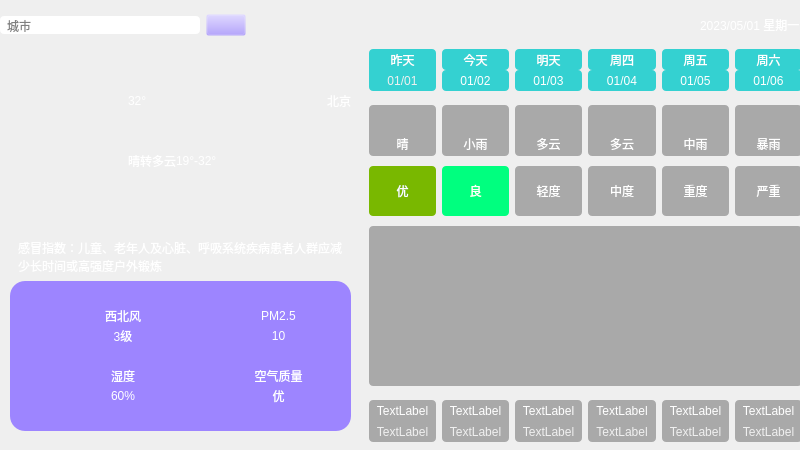
<?xml version="1.0" encoding="UTF-8"?>
<ui version="4.0">
 <class>MainWindow</class>
 <widget class="QMainWindow" name="MainWindow">
  <property name="geometry">
   <rect>
    <x>0</x>
    <y>0</y>
    <width>800</width>
    <height>450</height>
   </rect>
  </property>
  <property name="windowTitle">
   <string>MainWindow</string>
  </property>
  <widget class="QWidget" name="centralwidget">
   <widget class="QWidget" name="widget" native="true">
    <property name="geometry">
     <rect>
      <x>0</x>
      <y>0</y>
      <width>800</width>
      <height>500</height>
     </rect>
    </property>
    <property name="sizePolicy">
     <sizepolicy hsizetype="Preferred" vsizetype="Preferred">
      <horstretch>0</horstretch>
      <verstretch>0</verstretch>
     </sizepolicy>
    </property>
    <property name="styleSheet">
     <string notr="true">QWidget#widget{
	border-image: url(:/res/background.png);
}

QLabel {
	font: 25 10pt &quot;微软雅黑&quot;;
	border-radius: 4px;
	background-color: rgba(60, 60, 60, 100);
	color: rgb(255, 255, 255);
}</string>
    </property>
    <widget class="QWidget" name="widget_10" native="true">
     <property name="geometry">
      <rect>
       <x>10</x>
       <y>190</y>
       <width>341</width>
       <height>241</height>
      </rect>
     </property>
     <layout class="QVBoxLayout" name="verticalLayout">
      <item>
       <spacer name="verticalSpacer">
        <property name="orientation">
         <enum>Qt::Vertical</enum>
        </property>
        <property name="sizeHint" stdset="0">
         <size>
          <width>20</width>
          <height>10</height>
         </size>
        </property>
       </spacer>
      </item>
      <item>
       <widget class="QLabel" name="lblGanMao">
        <property name="styleSheet">
         <string notr="true">background-color: rgba(60, 60, 60, 0);
padding-left: 5px;
padding-right: 5px;</string>
        </property>
        <property name="text">
         <string>感冒指数：儿童、老年人及心脏、呼吸系统疾病患者人群应减少长时间或高强度户外锻炼</string>
        </property>
        <property name="wordWrap">
         <bool>true</bool>
        </property>
       </widget>
      </item>
      <item>
       <widget class="QWidget" name="widget_2" native="true">
        <property name="styleSheet">
         <string notr="true">background-color: rgb(157, 133, 255);
border-radius: 15px</string>
        </property>
        <layout class="QGridLayout" name="gridLayout">
         <property name="leftMargin">
          <number>40</number>
         </property>
         <property name="topMargin">
          <number>25</number>
         </property>
         <property name="rightMargin">
          <number>40</number>
         </property>
         <property name="bottomMargin">
          <number>25</number>
         </property>
         <property name="horizontalSpacing">
          <number>50</number>
         </property>
         <property name="verticalSpacing">
          <number>20</number>
         </property>
         <item row="0" column="0">
          <layout class="QHBoxLayout" name="horizontalLayout">
           <property name="spacing">
            <number>0</number>
           </property>
           <item>
            <widget class="QLabel" name="lblWindIcon">
             <property name="minimumSize">
              <size>
               <width>40</width>
               <height>40</height>
              </size>
             </property>
             <property name="maximumSize">
              <size>
               <width>40</width>
               <height>40</height>
              </size>
             </property>
             <property name="text">
              <string/>
             </property>
             <property name="pixmap">
              <pixmap resource="res.qrc">:/res/wind.png</pixmap>
             </property>
             <property name="scaledContents">
              <bool>true</bool>
             </property>
            </widget>
           </item>
           <item>
            <layout class="QVBoxLayout" name="verticalLayout_2">
             <item>
              <widget class="QLabel" name="lblWindFx">
               <property name="text">
                <string>西北风</string>
               </property>
               <property name="alignment">
                <set>Qt::AlignCenter</set>
               </property>
              </widget>
             </item>
             <item>
              <widget class="QLabel" name="lblWindFl">
               <property name="text">
                <string>3级</string>
               </property>
               <property name="alignment">
                <set>Qt::AlignCenter</set>
               </property>
              </widget>
             </item>
            </layout>
           </item>
          </layout>
         </item>
         <item row="0" column="1">
          <layout class="QHBoxLayout" name="horizontalLayout_2">
           <property name="spacing">
            <number>0</number>
           </property>
           <item>
            <widget class="QLabel" name="lblPm25Icon">
             <property name="minimumSize">
              <size>
               <width>40</width>
               <height>40</height>
              </size>
             </property>
             <property name="maximumSize">
              <size>
               <width>40</width>
               <height>40</height>
              </size>
             </property>
             <property name="text">
              <string/>
             </property>
             <property name="pixmap">
              <pixmap resource="res.qrc">:/res/pm25.png</pixmap>
             </property>
             <property name="scaledContents">
              <bool>true</bool>
             </property>
            </widget>
           </item>
           <item>
            <layout class="QVBoxLayout" name="verticalLayout_3">
             <item>
              <widget class="QLabel" name="lblPM25Title">
               <property name="text">
                <string>PM2.5</string>
               </property>
               <property name="alignment">
                <set>Qt::AlignCenter</set>
               </property>
              </widget>
             </item>
             <item>
              <widget class="QLabel" name="lblPM25">
               <property name="text">
                <string>10</string>
               </property>
               <property name="alignment">
                <set>Qt::AlignCenter</set>
               </property>
              </widget>
             </item>
            </layout>
           </item>
          </layout>
         </item>
         <item row="1" column="0">
          <layout class="QHBoxLayout" name="horizontalLayout_3">
           <property name="spacing">
            <number>0</number>
           </property>
           <item>
            <widget class="QLabel" name="lblShiDuIcon">
             <property name="minimumSize">
              <size>
               <width>40</width>
               <height>40</height>
              </size>
             </property>
             <property name="maximumSize">
              <size>
               <width>40</width>
               <height>40</height>
              </size>
             </property>
             <property name="text">
              <string/>
             </property>
             <property name="pixmap">
              <pixmap resource="res.qrc">:/res/humidity.png</pixmap>
             </property>
             <property name="scaledContents">
              <bool>true</bool>
             </property>
            </widget>
           </item>
           <item>
            <layout class="QVBoxLayout" name="verticalLayout_4">
             <item>
              <widget class="QLabel" name="lblShiDuTitle">
               <property name="text">
                <string>湿度</string>
               </property>
               <property name="alignment">
                <set>Qt::AlignCenter</set>
               </property>
              </widget>
             </item>
             <item>
              <widget class="QLabel" name="lblShiDu">
               <property name="text">
                <string>60%</string>
               </property>
               <property name="alignment">
                <set>Qt::AlignCenter</set>
               </property>
              </widget>
             </item>
            </layout>
           </item>
          </layout>
         </item>
         <item row="1" column="1">
          <layout class="QHBoxLayout" name="horizontalLayout_4">
           <property name="spacing">
            <number>0</number>
           </property>
           <item>
            <widget class="QLabel" name="llblQualityIcon">
             <property name="minimumSize">
              <size>
               <width>40</width>
               <height>40</height>
              </size>
             </property>
             <property name="maximumSize">
              <size>
               <width>40</width>
               <height>40</height>
              </size>
             </property>
             <property name="text">
              <string/>
             </property>
             <property name="pixmap">
              <pixmap resource="res.qrc">:/res/aqi.png</pixmap>
             </property>
             <property name="scaledContents">
              <bool>true</bool>
             </property>
            </widget>
           </item>
           <item>
            <layout class="QVBoxLayout" name="verticalLayout_5">
             <item>
              <widget class="QLabel" name="lblQualityTitle">
               <property name="text">
                <string>空气质量</string>
               </property>
               <property name="alignment">
                <set>Qt::AlignCenter</set>
               </property>
              </widget>
             </item>
             <item>
              <widget class="QLabel" name="lblQuality">
               <property name="text">
                <string>优</string>
               </property>
               <property name="alignment">
                <set>Qt::AlignCenter</set>
               </property>
              </widget>
             </item>
            </layout>
           </item>
          </layout>
         </item>
        </layout>
       </widget>
      </item>
     </layout>
    </widget>
    <widget class="QWidget" name="widget_11" native="true">
     <property name="geometry">
      <rect>
       <x>360</x>
       <y>40</y>
       <width>451</width>
       <height>411</height>
      </rect>
     </property>
     <layout class="QVBoxLayout" name="verticalLayout_6">
      <property name="spacing">
       <number>0</number>
      </property>
      <item>
       <widget class="QWidget" name="widget_51" native="true">
        <property name="styleSheet">
         <string notr="true">QLabel {
	background-color: rgba(0, 200, 200, 200);
	border-radius: 4px;
}</string>
        </property>
        <layout class="QGridLayout" name="gridLayout_2">
         <property name="verticalSpacing">
          <number>0</number>
         </property>
         <item row="0" column="0">
          <widget class="QLabel" name="lblWeek0">
           <property name="styleSheet">
            <string notr="true">border-bottom-left-radius: 0px;
border-bottom-right-radius: 0px;</string>
           </property>
           <property name="text">
            <string>昨天</string>
           </property>
           <property name="alignment">
            <set>Qt::AlignCenter</set>
           </property>
          </widget>
         </item>
         <item row="0" column="1">
          <widget class="QLabel" name="lblWeek1">
           <property name="text">
            <string>今天</string>
           </property>
           <property name="alignment">
            <set>Qt::AlignCenter</set>
           </property>
          </widget>
         </item>
         <item row="0" column="2">
          <widget class="QLabel" name="lblWeek2">
           <property name="text">
            <string>明天</string>
           </property>
           <property name="alignment">
            <set>Qt::AlignCenter</set>
           </property>
          </widget>
         </item>
         <item row="0" column="3">
          <widget class="QLabel" name="lblWeek3">
           <property name="text">
            <string>周四</string>
           </property>
           <property name="alignment">
            <set>Qt::AlignCenter</set>
           </property>
          </widget>
         </item>
         <item row="0" column="4">
          <widget class="QLabel" name="lblWeek4">
           <property name="text">
            <string>周五</string>
           </property>
           <property name="alignment">
            <set>Qt::AlignCenter</set>
           </property>
          </widget>
         </item>
         <item row="0" column="5">
          <widget class="QLabel" name="lblWeek5">
           <property name="text">
            <string>周六</string>
           </property>
           <property name="alignment">
            <set>Qt::AlignCenter</set>
           </property>
          </widget>
         </item>
         <item row="1" column="0">
          <widget class="QLabel" name="lblDate0">
           <property name="styleSheet">
            <string notr="true">border-top-left-radius: 0px;
border-top-right-radius: 0px;
color: rgb(240, 240, 240);</string>
           </property>
           <property name="text">
            <string>01/01</string>
           </property>
           <property name="alignment">
            <set>Qt::AlignCenter</set>
           </property>
          </widget>
         </item>
         <item row="1" column="1">
          <widget class="QLabel" name="lblDate1">
           <property name="text">
            <string>01/02</string>
           </property>
           <property name="alignment">
            <set>Qt::AlignCenter</set>
           </property>
          </widget>
         </item>
         <item row="1" column="2">
          <widget class="QLabel" name="lblDate2">
           <property name="text">
            <string>01/03</string>
           </property>
           <property name="alignment">
            <set>Qt::AlignCenter</set>
           </property>
          </widget>
         </item>
         <item row="1" column="3">
          <widget class="QLabel" name="lblDate3">
           <property name="text">
            <string>01/04</string>
           </property>
           <property name="alignment">
            <set>Qt::AlignCenter</set>
           </property>
          </widget>
         </item>
         <item row="1" column="4">
          <widget class="QLabel" name="lblDate4">
           <property name="text">
            <string>01/05</string>
           </property>
           <property name="alignment">
            <set>Qt::AlignCenter</set>
           </property>
          </widget>
         </item>
         <item row="1" column="5">
          <widget class="QLabel" name="lblDate5">
           <property name="text">
            <string>01/06</string>
           </property>
           <property name="alignment">
            <set>Qt::AlignCenter</set>
           </property>
          </widget>
         </item>
        </layout>
       </widget>
      </item>
      <item>
       <widget class="QWidget" name="widget_6" native="true">
        <property name="styleSheet">
         <string notr="true">QLabel {
	background-color: rgba(60, 60, 60, 100);
	border-radius: 4px;
}</string>
        </property>
        <layout class="QGridLayout" name="gridLayout_3">
         <property name="topMargin">
          <number>5</number>
         </property>
         <property name="bottomMargin">
          <number>5</number>
         </property>
         <property name="verticalSpacing">
          <number>0</number>
         </property>
         <item row="0" column="0">
          <widget class="QLabel" name="lblTypeIcon0">
           <property name="styleSheet">
            <string notr="true">border-bottom-left-radius: 0px;
border-bottom-right-radius: 0px;</string>
           </property>
           <property name="text">
            <string/>
           </property>
           <property name="pixmap">
            <pixmap resource="res.qrc">:/res/type/Qing.png</pixmap>
           </property>
           <property name="alignment">
            <set>Qt::AlignCenter</set>
           </property>
          </widget>
         </item>
         <item row="0" column="1">
          <widget class="QLabel" name="lblTypeIcon1">
           <property name="styleSheet">
            <string notr="true">border-bottom-left-radius: 0px;
border-bottom-right-radius: 0px;</string>
           </property>
           <property name="text">
            <string/>
           </property>
           <property name="pixmap">
            <pixmap resource="res.qrc">:/res/type/XiaoYu.png</pixmap>
           </property>
           <property name="alignment">
            <set>Qt::AlignCenter</set>
           </property>
          </widget>
         </item>
         <item row="0" column="2">
          <widget class="QLabel" name="lblTypeIcon2">
           <property name="styleSheet">
            <string notr="true">border-bottom-left-radius: 0px;
border-bottom-right-radius: 0px;</string>
           </property>
           <property name="text">
            <string/>
           </property>
           <property name="pixmap">
            <pixmap resource="res.qrc">:/res/type/DuoYun.png</pixmap>
           </property>
           <property name="alignment">
            <set>Qt::AlignCenter</set>
           </property>
          </widget>
         </item>
         <item row="0" column="3">
          <widget class="QLabel" name="lblTypeIcon3">
           <property name="styleSheet">
            <string notr="true">border-bottom-left-radius: 0px;
border-bottom-right-radius: 0px;</string>
           </property>
           <property name="text">
            <string/>
           </property>
           <property name="pixmap">
            <pixmap resource="res.qrc">:/res/type/DuoYun.png</pixmap>
           </property>
           <property name="alignment">
            <set>Qt::AlignCenter</set>
           </property>
          </widget>
         </item>
         <item row="0" column="4">
          <widget class="QLabel" name="lblTypeIcon4">
           <property name="styleSheet">
            <string notr="true">border-bottom-left-radius: 0px;
border-bottom-right-radius: 0px;</string>
           </property>
           <property name="text">
            <string/>
           </property>
           <property name="pixmap">
            <pixmap resource="res.qrc">:/res/type/ZhongYu.png</pixmap>
           </property>
           <property name="alignment">
            <set>Qt::AlignCenter</set>
           </property>
          </widget>
         </item>
         <item row="0" column="5">
          <widget class="QLabel" name="lblTypeIcon5">
           <property name="styleSheet">
            <string notr="true">border-bottom-left-radius: 0px;
border-bottom-right-radius: 0px;</string>
           </property>
           <property name="text">
            <string/>
           </property>
           <property name="pixmap">
            <pixmap resource="res.qrc">:/res/type/BaoYu.png</pixmap>
           </property>
           <property name="alignment">
            <set>Qt::AlignCenter</set>
           </property>
          </widget>
         </item>
         <item row="1" column="0">
          <widget class="QLabel" name="lblType0">
           <property name="styleSheet">
            <string notr="true">border-top-left-radius: 0px;
border-top-right-radius: 0px;</string>
           </property>
           <property name="text">
            <string>晴</string>
           </property>
           <property name="alignment">
            <set>Qt::AlignCenter</set>
           </property>
          </widget>
         </item>
         <item row="1" column="1">
          <widget class="QLabel" name="lblType1">
           <property name="styleSheet">
            <string notr="true">border-top-left-radius: 0px;
border-top-right-radius: 0px;</string>
           </property>
           <property name="text">
            <string>小雨</string>
           </property>
           <property name="alignment">
            <set>Qt::AlignCenter</set>
           </property>
          </widget>
         </item>
         <item row="1" column="2">
          <widget class="QLabel" name="lblType2">
           <property name="styleSheet">
            <string notr="true">border-top-left-radius: 0px;
border-top-right-radius: 0px;</string>
           </property>
           <property name="text">
            <string>多云</string>
           </property>
           <property name="alignment">
            <set>Qt::AlignCenter</set>
           </property>
          </widget>
         </item>
         <item row="1" column="3">
          <widget class="QLabel" name="lblType3">
           <property name="styleSheet">
            <string notr="true">border-top-left-radius: 0px;
border-top-right-radius: 0px;</string>
           </property>
           <property name="text">
            <string>多云</string>
           </property>
           <property name="alignment">
            <set>Qt::AlignCenter</set>
           </property>
          </widget>
         </item>
         <item row="1" column="4">
          <widget class="QLabel" name="lblType4">
           <property name="styleSheet">
            <string notr="true">border-top-left-radius: 0px;
border-top-right-radius: 0px;</string>
           </property>
           <property name="text">
            <string>中雨</string>
           </property>
           <property name="alignment">
            <set>Qt::AlignCenter</set>
           </property>
          </widget>
         </item>
         <item row="1" column="5">
          <widget class="QLabel" name="lblType5">
           <property name="styleSheet">
            <string notr="true">border-top-left-radius: 0px;
border-top-right-radius: 0px;</string>
           </property>
           <property name="text">
            <string>暴雨</string>
           </property>
           <property name="alignment">
            <set>Qt::AlignCenter</set>
           </property>
          </widget>
         </item>
        </layout>
       </widget>
      </item>
      <item>
       <widget class="QWidget" name="widget_9" native="true">
        <layout class="QHBoxLayout" name="horizontalLayout_5">
         <property name="topMargin">
          <number>5</number>
         </property>
         <property name="bottomMargin">
          <number>5</number>
         </property>
         <item>
          <widget class="QLabel" name="lblQuality0">
           <property name="styleSheet">
            <string notr="true">background-color: rgb(121, 184, 0);
padding:8px;</string>
           </property>
           <property name="text">
            <string>优</string>
           </property>
           <property name="alignment">
            <set>Qt::AlignCenter</set>
           </property>
          </widget>
         </item>
         <item>
          <widget class="QLabel" name="lblQuality1">
           <property name="styleSheet">
            <string notr="true">background-color: rgb(0, 255, 127);

padding:8px;</string>
           </property>
           <property name="text">
            <string>良</string>
           </property>
           <property name="alignment">
            <set>Qt::AlignCenter</set>
           </property>
          </widget>
         </item>
         <item>
          <widget class="QLabel" name="lblQuality2">
           <property name="styleSheet">
            <string notr="true">padding:8px;</string>
           </property>
           <property name="text">
            <string>轻度</string>
           </property>
           <property name="alignment">
            <set>Qt::AlignCenter</set>
           </property>
          </widget>
         </item>
         <item>
          <widget class="QLabel" name="lblQuality3">
           <property name="styleSheet">
            <string notr="true">padding:8px;</string>
           </property>
           <property name="text">
            <string>中度</string>
           </property>
           <property name="alignment">
            <set>Qt::AlignCenter</set>
           </property>
          </widget>
         </item>
         <item>
          <widget class="QLabel" name="lblQuality4">
           <property name="styleSheet">
            <string notr="true">padding:8px;</string>
           </property>
           <property name="text">
            <string>重度</string>
           </property>
           <property name="alignment">
            <set>Qt::AlignCenter</set>
           </property>
          </widget>
         </item>
         <item>
          <widget class="QLabel" name="lblQuality5">
           <property name="styleSheet">
            <string notr="true">padding:8px;</string>
           </property>
           <property name="text">
            <string>严重</string>
           </property>
           <property name="alignment">
            <set>Qt::AlignCenter</set>
           </property>
          </widget>
         </item>
        </layout>
       </widget>
      </item>
      <item>
       <widget class="QWidget" name="widget_7" native="true">
        <layout class="QVBoxLayout" name="verticalLayout_7">
         <property name="spacing">
          <number>0</number>
         </property>
         <property name="topMargin">
          <number>5</number>
         </property>
         <property name="bottomMargin">
          <number>5</number>
         </property>
         <item>
          <widget class="QLabel" name="lblHighCurve">
           <property name="minimumSize">
            <size>
             <width>0</width>
             <height>80</height>
            </size>
           </property>
           <property name="maximumSize">
            <size>
             <width>10000</width>
             <height>10000</height>
            </size>
           </property>
           <property name="styleSheet">
            <string notr="true">border-bottom-left-radius: 0px;
border-bottom-right-radius: 0px;</string>
           </property>
           <property name="text">
            <string/>
           </property>
           <property name="alignment">
            <set>Qt::AlignCenter</set>
           </property>
          </widget>
         </item>
         <item>
          <widget class="QLabel" name="lblLowCurve">
           <property name="minimumSize">
            <size>
             <width>0</width>
             <height>80</height>
            </size>
           </property>
           <property name="maximumSize">
            <size>
             <width>10000</width>
             <height>10000</height>
            </size>
           </property>
           <property name="styleSheet">
            <string notr="true">border-top-left-radius: 0px;
border-top-right-radius: 0px;</string>
           </property>
           <property name="text">
            <string/>
           </property>
           <property name="alignment">
            <set>Qt::AlignCenter</set>
           </property>
          </widget>
         </item>
        </layout>
       </widget>
      </item>
      <item>
       <widget class="QWidget" name="widget_8" native="true">
        <layout class="QGridLayout" name="gridLayout_4">
         <property name="verticalSpacing">
          <number>0</number>
         </property>
         <item row="0" column="0">
          <widget class="QLabel" name="lblFx0">
           <property name="styleSheet">
            <string notr="true">border-bottom-left-radius: 0px;
border-bottom-right-radius: 0px;</string>
           </property>
           <property name="text">
            <string>TextLabel</string>
           </property>
           <property name="alignment">
            <set>Qt::AlignCenter</set>
           </property>
          </widget>
         </item>
         <item row="0" column="1">
          <widget class="QLabel" name="lblFx1">
           <property name="styleSheet">
            <string notr="true">border-bottom-left-radius: 0px;
border-bottom-right-radius: 0px;</string>
           </property>
           <property name="text">
            <string>TextLabel</string>
           </property>
           <property name="alignment">
            <set>Qt::AlignCenter</set>
           </property>
          </widget>
         </item>
         <item row="0" column="2">
          <widget class="QLabel" name="lblFx2">
           <property name="styleSheet">
            <string notr="true">border-bottom-left-radius: 0px;
border-bottom-right-radius: 0px;</string>
           </property>
           <property name="text">
            <string>TextLabel</string>
           </property>
           <property name="alignment">
            <set>Qt::AlignCenter</set>
           </property>
          </widget>
         </item>
         <item row="0" column="3">
          <widget class="QLabel" name="lblFx3">
           <property name="styleSheet">
            <string notr="true">border-bottom-left-radius: 0px;
border-bottom-right-radius: 0px;</string>
           </property>
           <property name="text">
            <string>TextLabel</string>
           </property>
           <property name="alignment">
            <set>Qt::AlignCenter</set>
           </property>
          </widget>
         </item>
         <item row="0" column="4">
          <widget class="QLabel" name="lblFx4">
           <property name="styleSheet">
            <string notr="true">border-bottom-left-radius: 0px;
border-bottom-right-radius: 0px;</string>
           </property>
           <property name="text">
            <string>TextLabel</string>
           </property>
           <property name="alignment">
            <set>Qt::AlignCenter</set>
           </property>
          </widget>
         </item>
         <item row="0" column="5">
          <widget class="QLabel" name="lblFx5">
           <property name="styleSheet">
            <string notr="true">border-bottom-left-radius: 0px;
border-bottom-right-radius: 0px;</string>
           </property>
           <property name="text">
            <string>TextLabel</string>
           </property>
           <property name="alignment">
            <set>Qt::AlignCenter</set>
           </property>
          </widget>
         </item>
         <item row="1" column="0">
          <widget class="QLabel" name="lblFl0">
           <property name="styleSheet">
            <string notr="true">border-top-left-radius: 0px;
border-top-right-radius: 0px;
color: rgb(240, 240, 240);</string>
           </property>
           <property name="text">
            <string>TextLabel</string>
           </property>
           <property name="alignment">
            <set>Qt::AlignCenter</set>
           </property>
          </widget>
         </item>
         <item row="1" column="1">
          <widget class="QLabel" name="lblFl1">
           <property name="styleSheet">
            <string notr="true">border-top-left-radius: 0px;
border-top-right-radius: 0px;
color: rgb(240, 240, 240);</string>
           </property>
           <property name="text">
            <string>TextLabel</string>
           </property>
           <property name="alignment">
            <set>Qt::AlignCenter</set>
           </property>
          </widget>
         </item>
         <item row="1" column="2">
          <widget class="QLabel" name="lblFl2">
           <property name="styleSheet">
            <string notr="true">border-top-left-radius: 0px;
border-top-right-radius: 0px;
color: rgb(240, 240, 240);</string>
           </property>
           <property name="text">
            <string>TextLabel</string>
           </property>
           <property name="alignment">
            <set>Qt::AlignCenter</set>
           </property>
          </widget>
         </item>
         <item row="1" column="3">
          <widget class="QLabel" name="lblFl3">
           <property name="styleSheet">
            <string notr="true">border-top-left-radius: 0px;
border-top-right-radius: 0px;
color: rgb(240, 240, 240);</string>
           </property>
           <property name="text">
            <string>TextLabel</string>
           </property>
           <property name="alignment">
            <set>Qt::AlignCenter</set>
           </property>
          </widget>
         </item>
         <item row="1" column="4">
          <widget class="QLabel" name="lblFl4">
           <property name="styleSheet">
            <string notr="true">border-top-left-radius: 0px;
border-top-right-radius: 0px;
color: rgb(240, 240, 240);</string>
           </property>
           <property name="text">
            <string>TextLabel</string>
           </property>
           <property name="alignment">
            <set>Qt::AlignCenter</set>
           </property>
          </widget>
         </item>
         <item row="1" column="5">
          <widget class="QLabel" name="lblFl5">
           <property name="styleSheet">
            <string notr="true">border-top-left-radius: 0px;
border-top-right-radius: 0px;
color: rgb(240, 240, 240);</string>
           </property>
           <property name="text">
            <string>TextLabel</string>
           </property>
           <property name="alignment">
            <set>Qt::AlignCenter</set>
           </property>
          </widget>
         </item>
        </layout>
       </widget>
      </item>
     </layout>
    </widget>
    <widget class="QWidget" name="widget_3" native="true">
     <property name="geometry">
      <rect>
       <x>10</x>
       <y>70</y>
       <width>341</width>
       <height>121</height>
      </rect>
     </property>
     <property name="styleSheet">
      <string notr="true">background-color: rgba(157, 133, 255, 0);
border-radius: 15px</string>
     </property>
     <layout class="QHBoxLayout" name="horizontalLayout_6">
      <property name="spacing">
       <number>8</number>
      </property>
      <item>
       <widget class="QLabel" name="lblTypeIcon">
        <property name="minimumSize">
         <size>
          <width>110</width>
          <height>110</height>
         </size>
        </property>
        <property name="maximumSize">
         <size>
          <width>110</width>
          <height>110</height>
         </size>
        </property>
        <property name="styleSheet">
         <string notr="true">background-color: rgba(255, 255, 255, 0);</string>
        </property>
        <property name="text">
         <string/>
        </property>
        <property name="pixmap">
         <pixmap resource="res.qrc">:/res/type/DuoYun.png</pixmap>
        </property>
        <property name="scaledContents">
         <bool>true</bool>
        </property>
        <property name="alignment">
         <set>Qt::AlignCenter</set>
        </property>
       </widget>
      </item>
      <item>
       <layout class="QVBoxLayout" name="verticalLayout_8">
        <property name="spacing">
         <number>0</number>
        </property>
        <item>
         <layout class="QHBoxLayout" name="horizontalLayout_7">
          <item>
           <widget class="QLabel" name="lblTemp">
            <property name="styleSheet">
             <string notr="true">color: rgb(255, 255, 255);
font: 50pt &quot;Arial&quot;;
background-color: rgba(0, 255, 255, 0);</string>
            </property>
            <property name="text">
             <string>32°</string>
            </property>
           </widget>
          </item>
          <item>
           <spacer name="horizontalSpacer_2">
            <property name="orientation">
             <enum>Qt::Horizontal</enum>
            </property>
            <property name="sizeHint" stdset="0">
             <size>
              <width>40</width>
              <height>20</height>
             </size>
            </property>
           </spacer>
          </item>
          <item>
           <layout class="QVBoxLayout" name="verticalLayout_9">
            <item>
             <widget class="QLabel" name="lblCity">
              <property name="styleSheet">
               <string notr="true">font: 12pt &quot;Microsoft YaHei UI&quot;;
background-color: rgba(255, 255, 255,0);</string>
              </property>
              <property name="text">
               <string>北京</string>
              </property>
             </widget>
            </item>
           </layout>
          </item>
         </layout>
        </item>
        <item>
         <layout class="QHBoxLayout" name="horizontalLayout_8">
          <item>
           <widget class="QLabel" name="lblType">
            <property name="styleSheet">
             <string notr="true">background-color: rgba(255, 255, 255,0);
font: 12pt &quot;微软雅黑&quot;;</string>
            </property>
            <property name="text">
             <string>晴转多云</string>
            </property>
           </widget>
          </item>
          <item>
           <widget class="Line" name="line">
            <property name="lineWidth">
             <number>1</number>
            </property>
            <property name="orientation">
             <enum>Qt::Horizontal</enum>
            </property>
           </widget>
          </item>
          <item>
           <widget class="QLabel" name="lblLowHigh">
            <property name="styleSheet">
             <string notr="true">background-color: rgba(255, 255, 255,0);
font: 12pt &quot;微软雅黑&quot;;</string>
            </property>
            <property name="text">
             <string>19°-32°</string>
            </property>
           </widget>
          </item>
          <item>
           <spacer name="horizontalSpacer">
            <property name="orientation">
             <enum>Qt::Horizontal</enum>
            </property>
            <property name="sizeHint" stdset="0">
             <size>
              <width>40</width>
              <height>20</height>
             </size>
            </property>
           </spacer>
          </item>
         </layout>
        </item>
       </layout>
      </item>
     </layout>
    </widget>
    <widget class="QWidget" name="widget_4" native="true">
     <property name="geometry">
      <rect>
       <x>0</x>
       <y>0</y>
       <width>800</width>
       <height>50</height>
      </rect>
     </property>
     <layout class="QHBoxLayout" name="horizontalLayout_9">
      <item>
       <widget class="QLineEdit" name="leCity">
        <property name="minimumSize">
         <size>
          <width>200</width>
          <height>0</height>
         </size>
        </property>
        <property name="maximumSize">
         <size>
          <width>200</width>
          <height>16777215</height>
         </size>
        </property>
        <property name="styleSheet">
         <string notr="true">font: 14pt &quot;Microsoft YaHei UI&quot;;
background-color: rgb(255, 255, 255);
border-radius: 4px;
padding: 1px 5px</string>
        </property>
        <property name="placeholderText">
         <string>城市</string>
        </property>
       </widget>
      </item>
      <item>
       <widget class="QPushButton" name="btnSearch">
        <property name="styleSheet">
         <string notr="true">background-color: rgba(157, 133, 255,0);</string>
        </property>
        <property name="text">
         <string/>
        </property>
        <property name="icon">
         <iconset resource="res.qrc">
          <normaloff>:/res/search.png</normaloff>:/res/search.png</iconset>
        </property>
       </widget>
      </item>
      <item>
       <spacer name="horizontalSpacer_3">
        <property name="orientation">
         <enum>Qt::Horizontal</enum>
        </property>
        <property name="sizeHint" stdset="0">
         <size>
          <width>310</width>
          <height>20</height>
         </size>
        </property>
       </spacer>
      </item>
      <item>
       <widget class="QLabel" name="lblDate">
        <property name="styleSheet">
         <string notr="true">font: 20pt &quot;Arial&quot;;
background-color: rgba(255, 255, 255,0);</string>
        </property>
        <property name="text">
         <string>2023/05/01 星期一</string>
        </property>
       </widget>
      </item>
     </layout>
    </widget>
   </widget>
  </widget>
 </widget>
 <resources>
  <include location="res.qrc"/>
 </resources>
 <connections/>
</ui>
